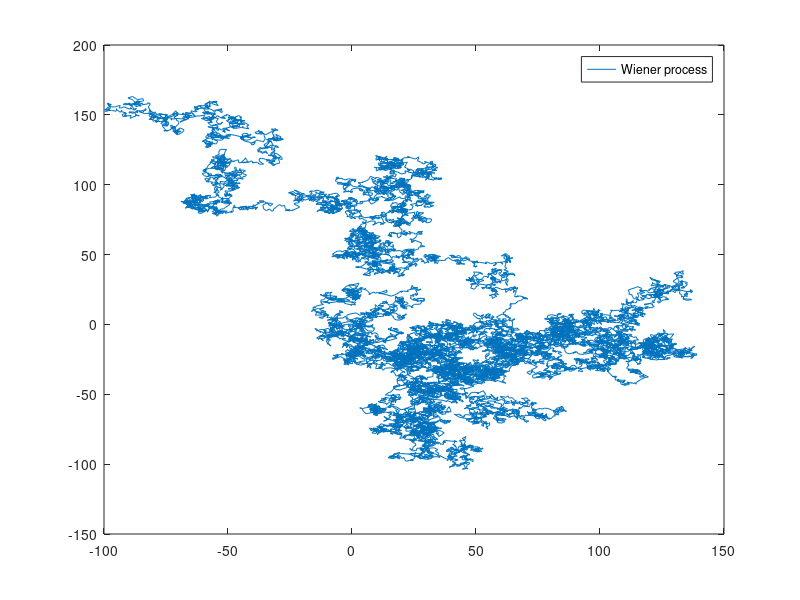

Reproduce this figure in MATLAB.
%% 2d Wiener processes

close all, clear all, clc;

N = 25000; % number of steps

Ts = 1; % sampling time

n = [0:1:N-1]; % sampling array

DW = random ('norm', 0, Ts, 2, N); % produce an array of randomly distributed variations

W = zeros(2,N); % initalization
    
for i=2:N
    W(1,i) = W(1,i-1) + DW(1,i); % variation in the x direction
    W(2,i) = W(2,i-1) + DW(2,i); % variation in the y direction
end

plot (W(1,:), W(2,:));
legend('Wiener process');
